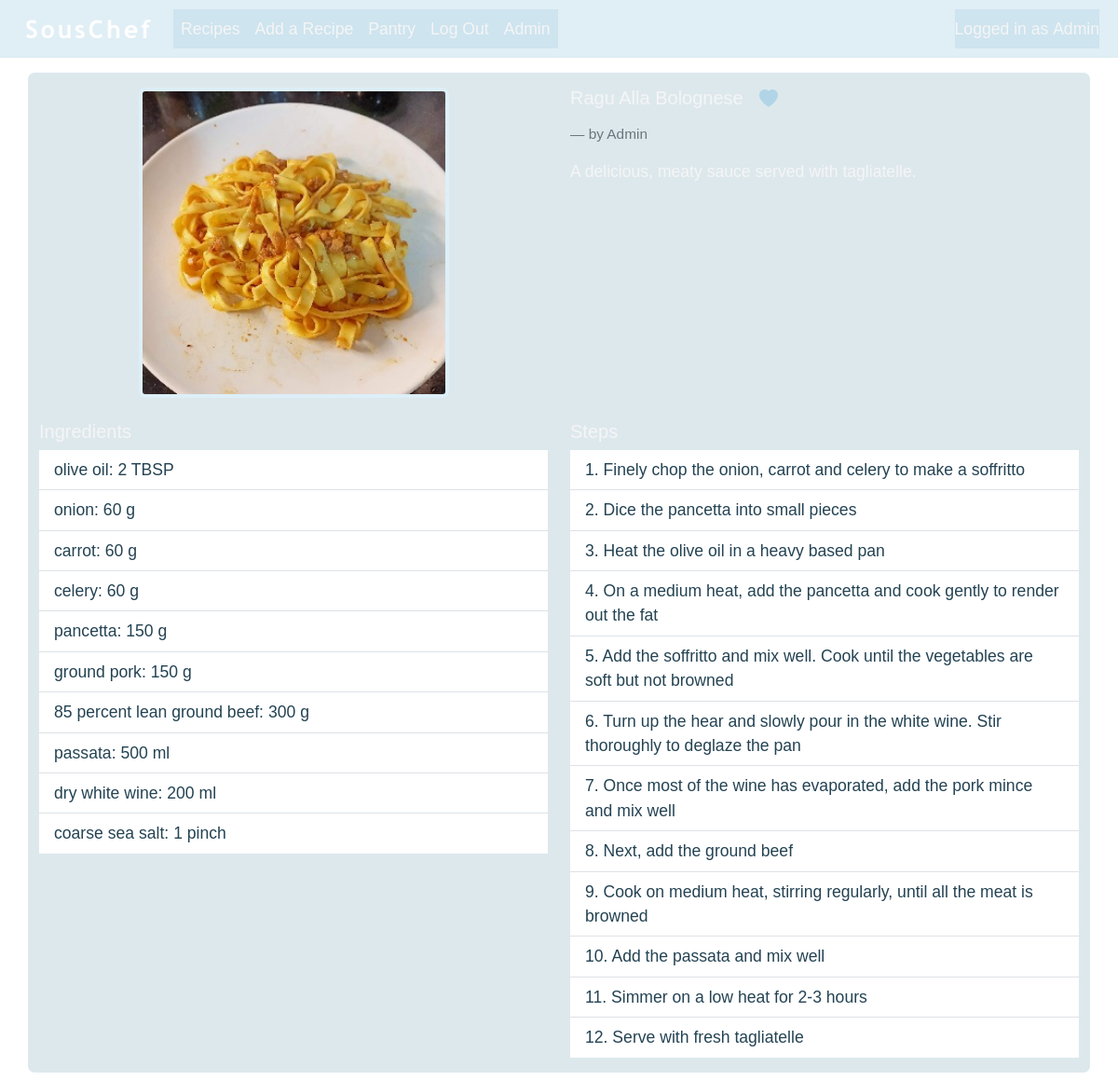
Screenshot of /recipe/44 (signed in) with the database file from the repository.
### souschef/models.py (models this page shows, shortened)
class User(AbstractUser):
    pass

class Recipe(models.Model):
    title = models.CharField(max_length=128)
    description = models.TextField()
    ingredients = models.ManyToManyField(Ingredient, through="IngredientPerRecipe")
    image = models.ImageField(upload_to="recipe_pics", null=True, blank=True)
    created_by = models.ForeignKey(User, on_delete=models.CASCADE)
    created_on = models.DateTimeField(auto_now_add=True)

class IngredientPerRecipe(models.Model):
    recipe = models.ForeignKey(Recipe, on_delete=models.CASCADE)
    ingredient = models.ForeignKey(Ingredient, on_delete=models.CASCADE)
    amount = models.DecimalField(max_digits=5, decimal_places=2)
    unit = models.ForeignKey(Unit, on_delete=models.CASCADE)

class Ingredient(models.Model):
    name = models.CharField(max_length=64, blank=False)
    ingredient_id = models.IntegerField(unique=True)
    ingredient_details = models.JSONField(null=True, blank=True)

class Unit(models.Model):
    unit_type = models.CharField(max_length=8)
    def __str__(self):
        return self.unit_type

class Step(models.Model):
    recipe = models.ForeignKey(Recipe, on_delete=models.CASCADE)
    step_number = models.IntegerField(default=1, validators=[MinValueValidator(1)])
    step_text = models.CharField(max_length=256)

### souschef/views.py (the view)
# urls.py: path("recipe/<int:id>", views.recipe, name="recipe"),
def recipe(request, id):
    recipe = Recipe.objects.get(id=id)
    if request.user.is_authenticated:
        current_user = UserDashboard.objects.get(user_name=request.user)
        favourite = Favourite.objects.filter(user=current_user, favourite_recipe=recipe).exists()
    return render(request, "souschef/recipe.html", {
        "recipe": recipe,
        "favourite": favourite
    })

### souschef/templates/souschef/recipe.html (shortened to what this page needs)
{% extends "SousChef/layout.html" %}
{% load static %}
{% block body %}
    <div class="container bg-custom mb-2 pb-2">
        <div class="row justify-content-start">
            <div class="col d-flex justify-content-center my-2">
                <div>
                    {% if recipe.image %}
                        <img src="{{ recipe.image.url }}" class="img-fluid mx-auto m-2 recipe-image-full border border-4" alt="recipe image">
                    {% else %}
                        <img src="{% static 'images/default_pics/default_recipe.png' %}" class="img-fluid mx-auto m-2 recipe-image-full border border-4" alt="recipe image">
                    {% endif %}
                </div>
            </div>
            <div class="col my-2" style="--bs-bg-opacity: .5;">
                <div class="d-flex align-items-center mb-4">
                    <h5 class="card-title mb-0">{{ recipe.title }}</h5>
                    {% if user.is_authenticated %}
                        <button class="btn mx-1" onclick="favRecipe({{ recipe.id }}, event)">
                            {% if favourite %}
                            <svg xmlns="http://www.w3.org/2000/svg" width="20" height="20" fill="currentColor" class="bi bi-heart-fill btn-custom-icon" viewBox="0 0 16 16">
                                <path fill-rule="evenodd" d="M8 1.314C12.438-3.248 23.534 4.735 8 15-7.534 4.736 3.562-3.248 8 1.314"/>
                            </svg>
                            {% endif %}
                        </button>
                    {% endif %}
                </div>
                <div class="">
                    <p class="blockquote-footer">by {{ recipe.created_by }}</p>
                </div>
                 <div>{{ recipe.description }}</div>
            </div>
        </div>
        <div class="row">
            <div class="col my-2">
                <div>
                    <h5>Ingredients</h5>
                    <ul class="list-group list-group-flush">
                        {% for ingredient in recipe.ingredientperrecipe_set.all %}
                            <li class="list-group-item text-darker">
                                <a class="text-darker" href="{% url 'ingredient' ingredient.ingredient.id %}">{{ ingredient.ingredient.name }}</a>: {{ ingredient.amount|floatformat }} {{ ingredient.unit }}
                            </li>
                        {% endfor %}
                    </ul>
                </div>
            </div>
            <div class="col my-2">
                <div>
                    <h5>Steps</h5>
                    <ul class="list-group list-group-flush">
                        {% for step in recipe.step_set.all %}
                            <li class="list-group-item text-darker">
                                {{ step.step_number }}. {{ step.step_text }}
                            </li>
                        {% endfor %}
                    </ul>
                </div>
            </div>
        </div>
    </div>
{% endblock %}

### souschef/templates/souschef/layout.html (shortened to what this page needs)
{% load static %}
<!DOCTYPE html>
<html lang="en">
    <head>
        <link href="https://cdnjs.cloudflare.com/ajax/libs/cropperjs/1.6.2/cropper.css" rel="stylesheet">
        <link href="https://cdn.jsdelivr.net/npm/bootstrap@5.3.3/dist/css/bootstrap.min.css" rel="stylesheet">
        <link href="{% static 'styles.css' %}" rel="stylesheet">
    </head>
    <body>
        <nav class="navbar navbar-expand-lg nav-colours pt-2 mb-3">
            <div class="container-fluid ms-2">
                <a class="navbar-brand" href="{% url 'index' %}">
                    <img src="{% static 'images/souschef.png' %}" alt="Logo" width="150" height="auto" class="d-inline-block p-2">
                </a>
                <div class="collapse navbar-collapse" id="toggle">
                    <ul class="navbar-nav me-auto mb-3 mb-lg-0 nav-colours">
                        <li class="nav-item">
                            <a class="nav-link" href="{% url 'recipes' %}">Recipes</a>
                        </li>
                        {% if user.is_authenticated %}
                            <li class="nav-item">
                                <a class="nav-link" href="{% url 'add_recipe' %}">Add a Recipe</a>
                            </li>
                            <li class="nav-item">
                                <a class="nav-link" href="{% url 'pantry' %}">Pantry</a>
                            </li>
                            <li class="nav-item">
                                <a class="nav-link" href="{% url 'logout' %}">Log Out</a>
                            </li>
                        {% endif %}
                        {% if user.is_staff %}
                            <li class="nav-item">
                                <a class="nav-link" href="/admin/">Admin</a>
                            </li>
                        {% endif %}
                    </ul>
                    <div class="me-2 nav-colours">
                        {% if user.is_authenticated %}
                            <div class="navbar-text d-flex align-items-center">
                                Logged in as<a class="nav-link custom-ms" href="{% url 'user_dashboard' %}">{{ user.username }}</a>
                            </div>
                        {% else %}
                            <span class="navbar-text">Not logged in</span>
                        {% endif %}
                    </div>
                </div>
            </div>
        </nav>
        {% block body %}
        {% endblock %}
    </body>
</html>

### souschef/static/styles.css (style rules this page uses)
.text-darker { color: #244353; }
a { text-decoration: none; color: whitesmoke; }
body { background-image: url("/static/images/background.jpg"); background-position: center; background-repeat: vertical; background-attachment: fixed; background-size: 2000px; color: whitesmoke; font-family: 'sofiapro-light', 'Helvetica', 'Arial', sans-serif; font-size: 1.1em; }
.bg-custom { background-color: rgba(85, 140, 167, 0.2); border-radius: 7px; }
.border { border-color: #ddeff8 !important; }
.btn-custom-icon { fill: #b1d5e7; }
.nav-colours { background-color: rgba(177, 213, 231, 0.4); }
.navbar-text { color: whitesmoke; }
.nav-link { color: whitesmoke !important; }
.col { max-width: 50%; }
.custom-ms { margin-left: 0.3rem; }
.list-group { z-index: 1000; top: 100%; left: 0; }
.recipe-image-full { height: 333px; width: auto; border-radius: 7px; }

### rows the page displays
User: username "Admin"
Recipe: image (picture), created_by "Admin"
IngredientPerRecipe: ingredient.name "olive oil", amount "2", unit "TBSP"
IngredientPerRecipe: ingredient.name "onion", amount "60", unit "g"
IngredientPerRecipe: ingredient.name "carrot", amount "60", unit "g"
IngredientPerRecipe: ingredient.name "celery", amount "60", unit "g"
IngredientPerRecipe: ingredient.name "pancetta", amount "150", unit "g"
IngredientPerRecipe: ingredient.name "ground pork", amount "150", unit "g"
IngredientPerRecipe: ingredient.name "85 percent lean ground beef", amount "300", unit "g"
IngredientPerRecipe: ingredient.name "passata", amount "500", unit "ml"
IngredientPerRecipe: ingredient.name "dry white wine", amount "200", unit "ml"
IngredientPerRecipe: ingredient.name "coarse sea salt", amount "1", unit "pinch"
Step: step_number "1", step_text "Finely chop the onion, carrot and celery to make a soffritto"
Step: step_number "2", step_text "Dice the pancetta into small pieces"
Step: step_number "3", step_text "Heat the olive oil in a heavy based pan"
Step: step_number "4", step_text "On a medium heat, add the pancetta and cook gently to render out the fat"
Step: step_number "5", step_text "Add the soffritto and mix well. Cook until the vegetables are soft but not browned"
Step: step_number "6", step_text "Turn up the hear and slowly pour in the white wine. Stir thoroughly to deglaze the pan"
Step: step_number "7", step_text "Once most of the wine has evaporated, add the pork mince and mix well"
Step: step_number "8", step_text "Next, add the ground beef"
Step: step_number "9", step_text "Cook on medium heat, stirring regularly, until all the meat is browned"
Step: step_number "10", step_text "Add the passata and mix well"
Step: step_number "11", step_text "Simmer on a low heat for 2-3 hours"
Step: step_number "12", step_text "Serve with fresh tagliatelle"
